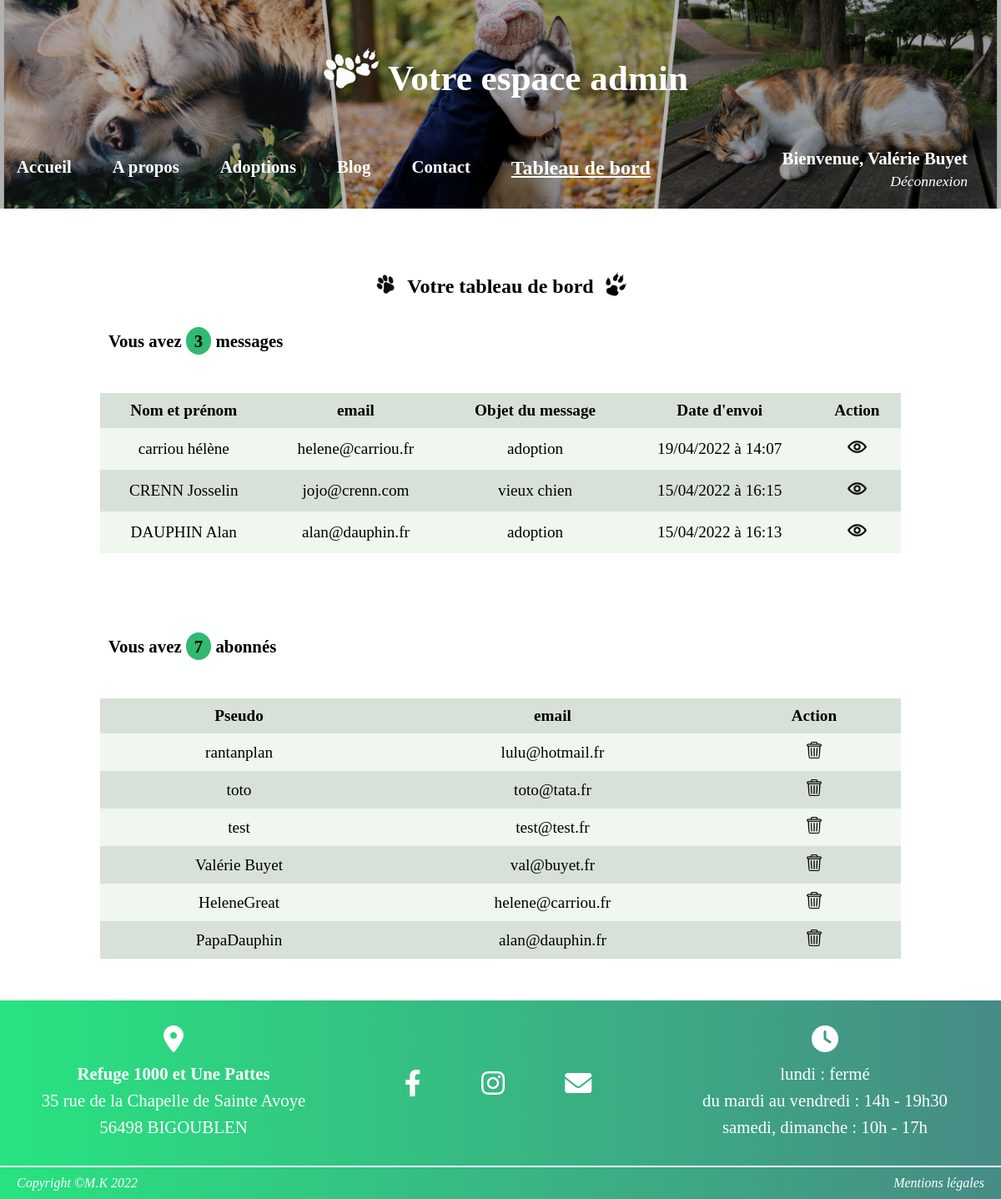
Page /indexAdmin.php?action=dashboardAdmin&id=7 (signed in) on the committed database.
### tables this page shows
CREATE TABLE IF NOT EXISTS `contact` (
  `id` int(11) unsigned NOT NULL AUTO_INCREMENT,
  `lastname` varchar(100) NOT NULL,
  `firstname` varchar(100) NOT NULL,
  `mail` varchar(150) NOT NULL,
  `phone` varchar(30) NOT NULL,
  `objet` varchar(100) NOT NULL,
  `content` text NOT NULL,
  `createdAt` timestamp NOT NULL DEFAULT CURRENT_TIMESTAMP,
  PRIMARY KEY (`id`)
);

CREATE TABLE IF NOT EXISTS `user` (
  `id` int(11) unsigned NOT NULL AUTO_INCREMENT,
  `nickname` varchar(100) NOT NULL,
  `mail` varchar(150) NOT NULL,
  `password` varchar(255) NOT NULL,
  `role` tinyint(4) DEFAULT '0',
  PRIMARY KEY (`id`)
);

### app/Controllers/AdminController.php (called while the page is built, shortened)
<?php
class AdminController extends Controller
{
    public function dashboardAdmin($id)
    {
        $countMails = new \Projet\Models\AdminModel();
        $mailCount = $countMails->countMails();
        $showMails = new \Projet\Models\AdminModel();
        $messages = $showMails->allMessages();
        $totalMessages = $messages->fetchAll();
        $countUsers = new \Projet\Models\AdminModel();
        $userCount = $countUsers->countUsers();
        $showUsers = new \Projet\Models\AdminModel();
        $users = $showUsers->allUsers();
        $totalUser = $users->fetchAll();
        require $this->viewAdmin('dashboardAdmin');
    }
}

### app/Models/AdminModel.php (called while the page is built, shortened)
<?php
class AdminModel extends Manager
{
    public function countMails()
    {
        $bdd = $this->dbConnect();
        $req = $bdd->prepare('SELECT COUNT(id) FROM contact');
        $req->execute();
        return $req;
    }
    public function allMessages()
    {
        $bdd = $this->dbConnect();
        $req = $bdd->prepare('SELECT id, lastname, firstname, mail, objet, DATE_FORMAT(createdAt, "%d/%m/%Y à %H:%i") AS date FROM contact ORDER BY createdAt DESC');
        $req->execute();
        return $req;
    }
    public function countUsers()
    {
        $bdd = $this->dbConnect();
        $req = $bdd->prepare('SELECT COUNT(id) FROM user');
        $req->execute();
        return $req;
    }
    public function allUsers()
    {
        $bdd = $this->dbConnect();
        $req = $bdd->prepare('SELECT id, nickname, mail, role FROM user');
        $req->execute();
        return $req;
    }
}

### app/Views/administration/dashboardAdmin.php (the view)
<?php include('app/Views/front/header.php') ?>
<main class="content-dashboardAdmin container">
    <div class="page-title">
        <p><img src="./app/Public/front/images/dogprint-black.png" alt="empreinte de patte de chien"></p>
        <h1>Votre tableau de bord</h1>
        <p><img src="./app/Public/front/images/catprint-black.png" alt="empreinte de patte de chat"></p>
    </div>
    <section id="allMails">
        <p id="countMails">Vous avez <span><?php $totalMail = $mailCount->fetch(); echo $totalMail[0]; ?></span> messages</p>
        <table id="tableMails">
            <thead>
                <tr>
                    <th>Nom et prénom</th>
                    <th class="mailAddress">email</th>
                    <th class="mailObject">Objet du message</th>
                    <th>Date d'envoi</th>
                    <th>Action</th>
                </tr>
            </thead>
            <tbody>
                <?php
                foreach($totalMessages as $messages){ ?>
                    <tr>
                        <td><?= $messages['lastname'], " " , $messages['firstname'] ?></td>
                        <td class="mailAddress"><?= $messages['mail'] ?></td>
                        <td class="mailObject"><?= $messages['objet'] ?></td>
                        <td><?= $messages['date'] ?></td>
                        <td class="UD-mail"><a href="indexAdmin.php?action=eachMail&id=<?= $messages['id']; ?>" title="va vers la consultation du mail"><img src="./app/Public/front/images/yeux.png" alt="logo oeil"></a></td>
                    </tr>
                <?php }
                ?>
            </tbody>
        </table>
    </section>
    <section id="yourUsers">
        <p id="countUsers">Vous avez <span><?php $totalUsers = $userCount->fetch(); echo $totalUsers[0]; ?></span> abonnés</p>
        <table id="tableUsers">
            <thead>
                <tr>
                    <th>Pseudo</th>
                    <th class="mailAddress">email</th>
                    <th>Action</th>
                </tr>
            </thead>
            <tbody>
                <?php
                foreach($totalUser as $users){
                    if($users['role'] == 0){?>
                    <tr>
                        <td><?= $users['nickname'] ?></td>
                        <td class="mailAddress"><?= $users['mail'] ?></td>
                        <td class="deleteUser">
                            <a href="indexAdmin.php?action=deleteUser&id=<?= $users['id']; ?>" title="supprime l'abonné'"><img src="./app/Public/front/images/bin.png" alt="logo poubelle"></a>
                        </td>
                    </tr>
                <?php }
                } ?>
            </tbody>
        </table>
    </section>
</main>
<?php include('app/Views/front/footer.php') ?>

### rows in the picture
contact: lastname "carriou", firstname "hélène", mail "helene@carriou.fr", objet "adoption", date "19/04/2022 à 14:07"
contact: lastname "CRENN", firstname "Josselin", mail "jojo@crenn.com", objet "vieux chien", date "15/04/2022 à 16:15"
contact: lastname "DAUPHIN", firstname "Alan", mail "alan@dauphin.fr", objet "adoption", date "15/04/2022 à 16:13"
user: nickname "rantanplan", mail "lulu@hotmail.fr", role 0 (drawn)
user: nickname "toto", mail "toto@tata.fr", role 0 (drawn)
user: nickname "test", mail "test@test.fr", role 0 (drawn)
user: nickname "Valérie Buyet", mail "val@buyet.fr", role 0 (drawn)
user: nickname "HeleneGreat", mail "helene@carriou.fr", role 0 (drawn)
user: nickname "PapaDauphin", mail "alan@dauphin.fr", role 0 (drawn)

### other values in the picture
$_SESSION['nickname'] "Valérie Buyet"
$totalMail[0] "3"
$totalUsers[0] "7"
